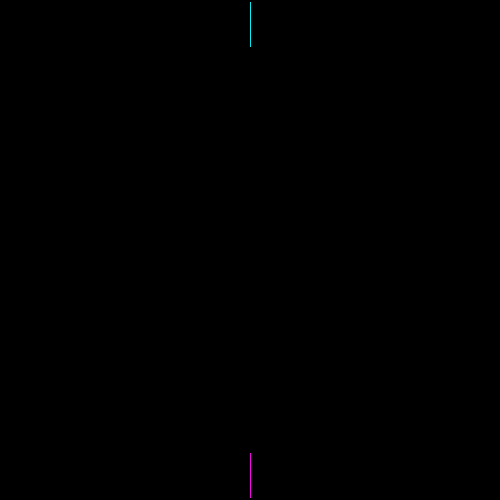
Frame 1 (no input)
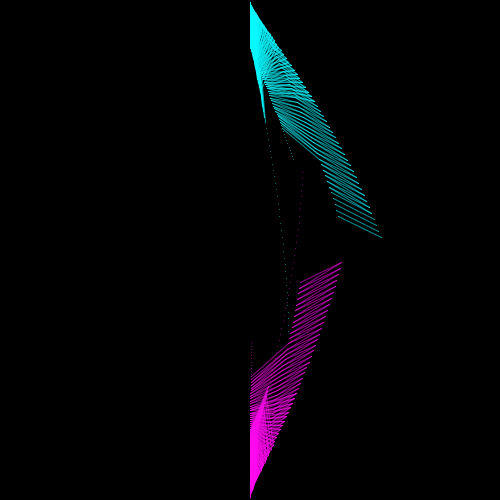
Frame 60 (the mouse pressed at the canvas centre just before this capture)
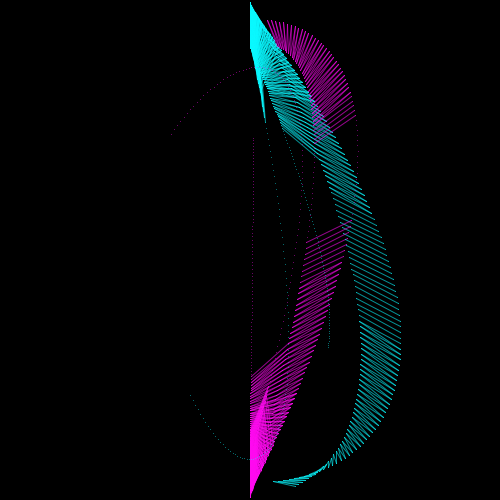
Frame 120 (the mouse held since frame 60 and released just before this capture)

The Processing sketch that drew these frames (run headless with seeded random() and noise(); from frame 60 on, the mouse is pressed at the canvas centre):

// Processing sketch: harmonicmotion_array
// ── harmonicmotion_array.pde
//harmonic motion core:
//amp*sin(frameCount/period)

Motion[] M; 
int len = 4;

void setup() {
  size(500, 500);
  background(0);

  M = new Motion[len];

  for (int i = 0; i <len; i++) {
    M[i] = new Motion();
  }
}

void draw() {
  //background(0);
  //fill(0, 90);
  //rect(0, 0, width, height);
  pushMatrix();
  translate(width/2, height/2);
  for (int i = 0; i < len; i++) {
    M[i].hm();
    M[i].collision();
  }
  popMatrix();
}

class Motion {
  //float x = random(width);
  //constructor
  float sfval = 0.0001;

  float sfactor1 = random(100)*sfval;
  float sfactor2 = random(100)*sfval;
  float sfactor3 = random(100)*sfval;
  float sfactor4 = random(100)*sfval;

  float amp =random(200, 250);
  float period = random(30, 60);

  float x;
  float y; 

  float x2;
  float y2;

  float xoff = 0;
  float yoff = 0;

  Motion() {
  }

  void hm() {

    x = xoff+sin(frameCount*sfactor1)*amp*sin(frameCount/period);
    y = yoff+cos(frameCount*sfactor2)*amp*cos(frameCount/period);

    x2 = xoff+sin(frameCount*sfactor3)*amp*sin(frameCount/period);
    y2 = yoff-cos(frameCount*sfactor4)*amp*cos(frameCount/period);

    //pushMatrix();
    //translate(width/2, height/2);
    // stroke(255, 20);
    //line(x, y, x2, y2);


    // popMatrix();
  }

  void collision() {

    // pushMatrix();
    //translate(width/2, height/2);

    for (int i = 0; i < len; i++) {
      float dist1 = dist(this.x, this.y, M[i].x, M[i].y);
      float dist2 = dist(this.x2, this.y2, M[i].x2, M[i].y2);

      if (dist1 <= 50 ) {
        stroke(#FF08EF, 150);
        line(this.x, this.y, M[i].x, M[i].y);
        
      
  
      }

      if (dist2 <= 50) {
        stroke(#08F9FF, 150);
        line(this.x2, this.y2, M[i].x2, M[i].y2);
        

  
      }
    }

    // popMatrix();
  }
}
